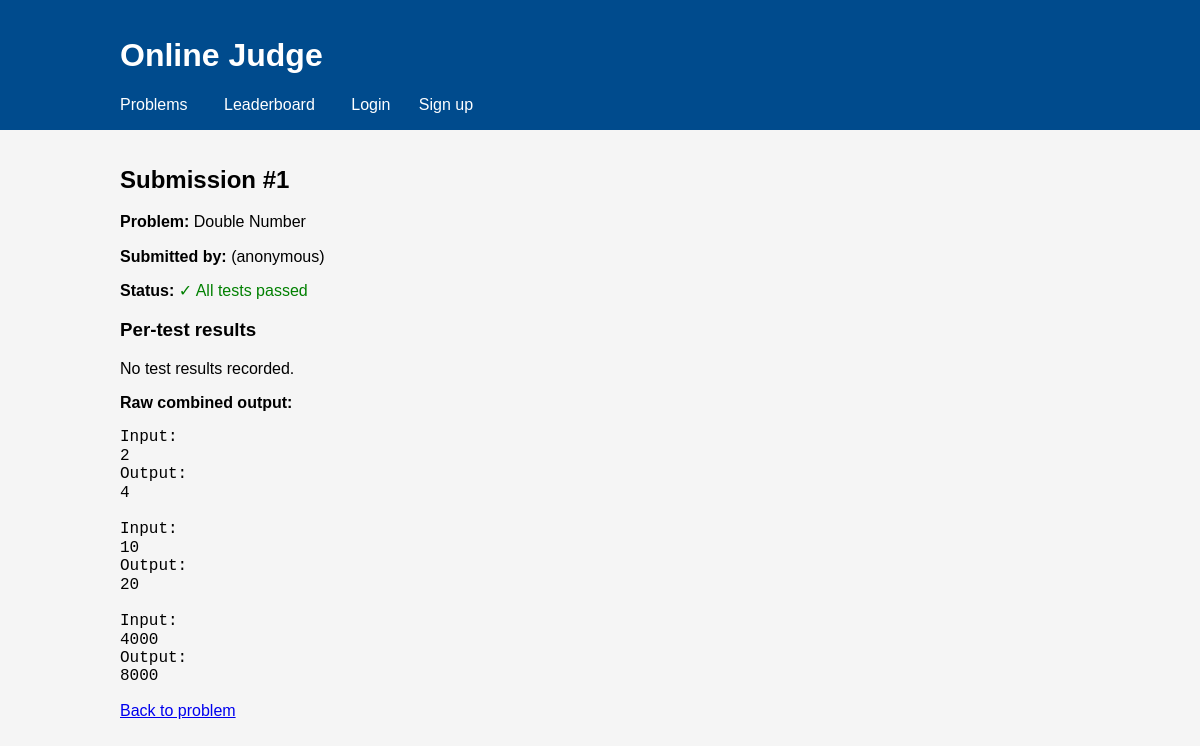
Page /submission/1/ on the committed database.
### judge/models.py (models this page shows, shortened)
class Submission(models.Model):
    user = models.ForeignKey(
        settings.AUTH_USER_MODEL,
        on_delete=models.CASCADE,
        related_name='submissions',
        null=True, blank=True,  # keep nullable for existing rows; can enforce later
    )
    per_test_results = models.JSONField(default=list, blank=True)
    problem = models.ForeignKey(Problem, on_delete=models.CASCADE, related_name='submissions')
    code = models.TextField()
    created_at = models.DateTimeField(auto_now_add=True)
    passed = models.BooleanField(null=True)
    output = models.TextField(blank=True)
    error = models.TextField(blank=True)

class Problem(models.Model):
    title = models.CharField(max_length=200)
    description = models.TextField()

### judge/views.py (the view)
# urls.py: path('submission/<int:pk>/', views.submission_detail, name='submission_detail'),
def submission_detail(request, pk: int):
    submission = get_object_or_404(Submission, pk=pk)
    return render(request, 'judge/submission_detail.html', {'submission': submission})

### judge/templates/judge/submission_detail.html (shortened to what this page needs)
{% extends 'judge/base.html' %}
{% block content %}
<h2>Submission #{{ submission.id }}</h2>
<p><strong>Problem:</strong> {{ submission.problem.title }}</p>
<p><strong>Submitted by:</strong> {{ submission.user|default:"(anonymous)" }}</p>
<p><strong>Status:</strong>
  {% if submission.passed %}
    <span style="color:green;">✓ All tests passed</span>
  {% else %}
    <span style="color:#a00;">✗ Some tests failed</span>
  {% endif %}
</p>
<h3>Per-test results</h3>
<ul style="list-style:none;padding-left:0;">
  {% for r in submission.per_test_results %}
    <li style="margin:.4rem 0;">
      {% if r.passed %}
        <span style="color:green;">✓</span>
      {% else %}
        <span style="color:#a00;">✗</span>
      {% endif %}
      <strong>Test {{ r.index }}</strong>
      — expected: <code>{{ r.expected }}</code>,
      got: <code>{{ r.actual }}</code>
      {% if r.stderr %}<em style="color:#666;"> (stderr: {{ r.stderr }})</em>{% endif %}
    </li>
  {% empty %}
    <li>No test results recorded.</li>
  {% endfor %}
</ul>
<p><strong>Raw combined output:</strong></p>
<pre>{{ submission.output }}</pre>
<p><a href="{% url 'problem_detail' submission.problem.id %}">Back to problem</a></p>
{% endblock %}

### judge/templates/judge/base.html (style rules this page uses)
body { font-family: Arial, sans-serif; margin: 0; padding: 0; background-color: #f5f5f5; }

### rows in the picture
Submission: id "1", problem "Double Number", user "(anonymous)", output "Input: 2 Output: 4 Input: 10 Output: 20 Input: 4000 Output: 8000"
